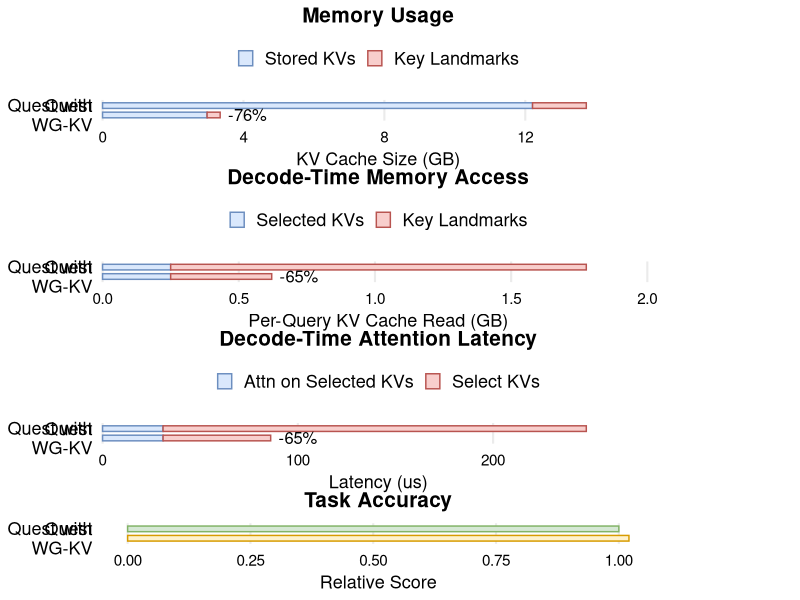

Recreate this plot in R.
library(tidyverse)
library(patchwork)

num_kv_heads <- 8
num_hidden_layers <- 32
bytes_per_token <- 256

memory_usage_scale <- num_kv_heads * num_hidden_layers * bytes_per_token / 1024 / 1024 / 1024
memory_access_scale <- num_kv_heads * num_hidden_layers * bytes_per_token / 1024 / 1024 / 1024
method_levels <- c("Quest", "Quest with WG-KV")

data <- read_csv("data/quest.csv", show_col_types = FALSE) %>%
  mutate(method = factor(method, levels = method_levels))

task_accuracy_score <- read_csv("data/integration.csv", show_col_types = FALSE) %>%
  filter(kv_attended == 2048, method %in% c("Quest Only", "WG-KV + Quest")) %>%
  select(panel_title, method, score) %>%
  pivot_wider(names_from = method, values_from = score) %>%
  summarise(score = mean(`WG-KV + Quest` / `Quest Only`)) %>%
  pull(score)

task_accuracy_data <- tibble(
  method = factor(c("Quest", "Quest with WG-KV"), levels = method_levels),
  score = c(1.0, task_accuracy_score)
)

make_stacked_plot <- function(data, title, bottom_col, top_col, y_label, legend_labels, value_scale = 1) {
  plot_data <- data %>%
    select(method, bottom = {{ bottom_col }}, top = {{ top_col }}) %>%
    pivot_longer(
      cols = c(bottom, top),
      names_to = "component",
      values_to = "value"
    ) %>%
    mutate(
      component = factor(component, levels = c("bottom", "top")),
      value = value * value_scale
    )

  reduction_labels <- plot_data %>%
    group_by(method) %>%
    summarise(total_value = sum(value), .groups = "drop") %>%
    mutate(
      baseline_value = total_value[method == "Quest"][1],
      reduction = (total_value - baseline_value) / baseline_value,
      label = if_else(
        method == "Quest with WG-KV" & is.finite(reduction),
        scales::label_percent(accuracy = 1)(reduction),
        ""
      )
    )

  ggplot(plot_data, aes(y = method, x = value, fill = component, colour = component)) +
    geom_col(width = 0.6, position = position_stack(reverse = TRUE), linewidth = 0.5) +
    geom_text(
      data = reduction_labels,
      aes(y = method, x = total_value, label = label),
      hjust = -0.2,
      size = 4.2,
      colour = "black",
      inherit.aes = FALSE
    ) +
    scale_fill_manual(
      breaks = c("bottom", "top"),
      labels = rev(legend_labels),
      values = c(
        "bottom" = "#DAE8FC",
        "top" = "#F8CECC"
      )
    ) +
    scale_colour_manual(
      values = c(
        "bottom" = "#6C8EBF",
        "top" = "#B85450"
      )
    ) +
    scale_y_discrete(
      limits = rev(method_levels),
      labels = \(x) str_wrap(x, width = 14)
    ) +
    scale_x_continuous(
      labels = scales::label_comma(),
      expand = expansion(mult = c(0, 0.14))
    ) +
    guides(
      fill = guide_legend(
        reverse = FALSE,
        nrow = 1,
        byrow = TRUE,
        override.aes = list(
          linewidth = 0.5,
          colour = c("#6C8EBF", "#B85450")
        )
      ),
      colour = "none"
    ) +
    labs(
      title = title,
      x = y_label,
      y = NULL,
      fill = NULL
    ) +
    coord_cartesian(clip = "off") +
    theme_minimal(base_size = 16) +
    theme(
      plot.title = element_text(size = 15, hjust = 0.5, face = "bold"),
      axis.title.x = element_text(size = 13, colour = "black"),
      axis.title.y = element_text(size = 13, colour = "black"),
      axis.text.x = element_text(size = 11, colour = "black"),
      axis.text.y = element_text(size = 13, colour = "black"),
      legend.position = "top",
      legend.text = element_text(size = 13),
      legend.key.width = grid::unit(0.8, "lines"),
      legend.key.height = grid::unit(0.6, "lines"),
      panel.grid.minor = element_blank(),
      panel.grid.major.y = element_blank(),
      plot.margin = margin(0, 100, 0, 0)
    )
}

memory_usage_plot <- make_stacked_plot(
  data = data,
  title = "Memory Usage",
  bottom_col = stored_kvs,
  top_col = key_landmarks,
  y_label = "KV Cache Size (GB)",
  legend_labels = c("Key Landmarks", "Stored KVs"),
  value_scale = memory_usage_scale
)

memory_access_plot <- make_stacked_plot(
  data = data,
  title = "Decode-Time Memory Access",
  bottom_col = selected_kvs,
  top_col = key_landmarks,
  y_label = "Per-Query KV Cache Read (GB)",
  legend_labels = c("Key Landmarks", "Selected KVs"),
  value_scale = memory_access_scale
)

attention_latency_plot <- make_stacked_plot(
  data = data,
  title = "Decode-Time Attention Latency",
  bottom_col = attention_time,
  top_col = select_time,
  y_label = "Latency (us)",
  legend_labels = c("Select KVs", "Attn on Selected KVs")
)

task_accuracy_plot <- ggplot(task_accuracy_data, aes(y = method, x = score, fill = method, colour = method)) +
  geom_col(width = 0.6, linewidth = 0.5) +
  scale_fill_manual(
    values = c(
      "Quest" = "#D5E8D4",
      "Quest with WG-KV" = "#FFF2CC"
    ),
    guide = "none"
  ) +
  scale_colour_manual(
    values = c(
      "Quest" = "#82B366",
      "Quest with WG-KV" = "#D79B00"
    ),
    guide = "none"
  ) +
  scale_y_discrete(
    limits = rev(method_levels),
    labels = \(x) str_wrap(x, width = 14)
  ) +
  labs(
    title = "Task Accuracy",
    x = "Relative Score",
    y = NULL
  ) +
  theme_minimal(base_size = 16) +
  theme(
    plot.title = element_text(size = 15, hjust = 0.5, face = "bold"),
    axis.title.x = element_text(size = 13, colour = "black"),
    axis.title.y = element_text(size = 13, colour = "black"),
    axis.text.x = element_text(size = 11, colour = "black"),
    axis.text.y = element_text(size = 13, colour = "black"),
    panel.grid.minor = element_blank(),
    panel.grid.major.y = element_blank(),
    plot.margin = margin(0, 100, 0, 0)
  )

fig <- memory_usage_plot + memory_access_plot +
  attention_latency_plot + task_accuracy_plot +
  plot_layout(ncol = 1)

ggsave("quest.pdf", fig, width = 5, height = 8, units = "in")
